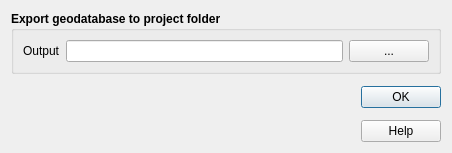
<?xml version="1.0" encoding="UTF-8"?>
<ui version="4.0">
 <class>esporta_shp</class>
 <widget class="QDialog" name="esporta_shp">
  <property name="minimumSize">
   <size>
    <width>452</width>
    <height>153</height>
   </size>
  </property>
  <property name="windowTitle">
   <string>Export as shapefile</string>
  </property>
  <property name="locale">
   <locale language="English" country="UnitedStates"/>
  </property>
  <property name="modal">
   <bool>true</bool>
  </property>
  <layout class="QVBoxLayout" name="verticalLayout_2">
   <item>
    <widget class="QGroupBox" name="groupBox_2">
     <property name="sizePolicy">
      <sizepolicy hsizetype="Expanding" vsizetype="Expanding">
       <horstretch>0</horstretch>
       <verstretch>0</verstretch>
      </sizepolicy>
     </property>
     <property name="font">
      <font>
       <weight>75</weight>
       <bold>true</bold>
      </font>
     </property>
     <property name="title">
      <string>Export geodatabase to project folder</string>
     </property>
     <layout class="QGridLayout" name="gridLayout_3">
      <item row="0" column="0">
       <widget class="QLabel" name="label_2">
        <property name="font">
         <font>
          <weight>50</weight>
          <bold>false</bold>
         </font>
        </property>
        <property name="text">
         <string>Output</string>
        </property>
       </widget>
      </item>
      <item row="0" column="1">
       <widget class="QLineEdit" name="dir_output">
        <property name="enabled">
         <bool>true</bool>
        </property>
        <property name="toolTip">
         <string/>
        </property>
       </widget>
      </item>
      <item row="0" column="2">
       <widget class="QPushButton" name="pushButton_out">
        <property name="font">
         <font>
          <weight>50</weight>
          <bold>false</bold>
         </font>
        </property>
        <property name="cursor">
         <cursorShape>PointingHandCursor</cursorShape>
        </property>
        <property name="text">
         <string>...</string>
        </property>
       </widget>
      </item>
     </layout>
    </widget>
   </item>
   <item>
    <layout class="QHBoxLayout" name="horizontalLayout">
     <item>
      <widget class="QLabel" name="label_25">
       <property name="maximumSize">
        <size>
         <width>81</width>
         <height>60</height>
        </size>
       </property>
       <property name="text">
        <string/>
       </property>
       <property name="pixmap">
        <pixmap>img/Logo CNR-2010-Quadrato-ITA-high.png</pixmap>
       </property>
       <property name="scaledContents">
        <bool>true</bool>
       </property>
      </widget>
     </item>
     <item>
      <widget class="QLabel" name="label_24">
       <property name="maximumSize">
        <size>
         <width>70</width>
         <height>60</height>
        </size>
       </property>
       <property name="text">
        <string/>
       </property>
       <property name="pixmap">
        <pixmap>img/IGAG-CMYK.png</pixmap>
       </property>
       <property name="scaledContents">
        <bool>true</bool>
       </property>
      </widget>
     </item>
     <item>
      <spacer name="horizontalSpacer">
       <property name="orientation">
        <enum>Qt::Horizontal</enum>
       </property>
       <property name="sizeHint" stdset="0">
        <size>
         <width>40</width>
         <height>20</height>
        </size>
       </property>
      </spacer>
     </item>
     <item>
      <layout class="QVBoxLayout" name="verticalLayout">
       <item>
        <widget class="QDialogButtonBox" name="button_box">
         <property name="cursor">
          <cursorShape>PointingHandCursor</cursorShape>
         </property>
         <property name="orientation">
          <enum>Qt::Vertical</enum>
         </property>
         <property name="standardButtons">
          <set>QDialogButtonBox::Ok</set>
         </property>
         <property name="centerButtons">
          <bool>true</bool>
         </property>
        </widget>
       </item>
       <item>
        <widget class="QPushButton" name="help_button">
         <property name="cursor">
          <cursorShape>PointingHandCursor</cursorShape>
         </property>
         <property name="text">
          <string>Help</string>
         </property>
        </widget>
       </item>
      </layout>
     </item>
    </layout>
   </item>
  </layout>
 </widget>
 <resources/>
 <connections>
  <connection>
   <sender>button_box</sender>
   <signal>accepted()</signal>
   <receiver>esporta_shp</receiver>
   <slot>accept()</slot>
   <hints>
    <hint type="sourcelabel">
     <x>248</x>
     <y>254</y>
    </hint>
    <hint type="destinationlabel">
     <x>157</x>
     <y>274</y>
    </hint>
   </hints>
  </connection>
  <connection>
   <sender>button_box</sender>
   <signal>rejected()</signal>
   <receiver>esporta_shp</receiver>
   <slot>reject()</slot>
   <hints>
    <hint type="sourcelabel">
     <x>316</x>
     <y>260</y>
    </hint>
    <hint type="destinationlabel">
     <x>286</x>
     <y>274</y>
    </hint>
   </hints>
  </connection>
 </connections>
</ui>
